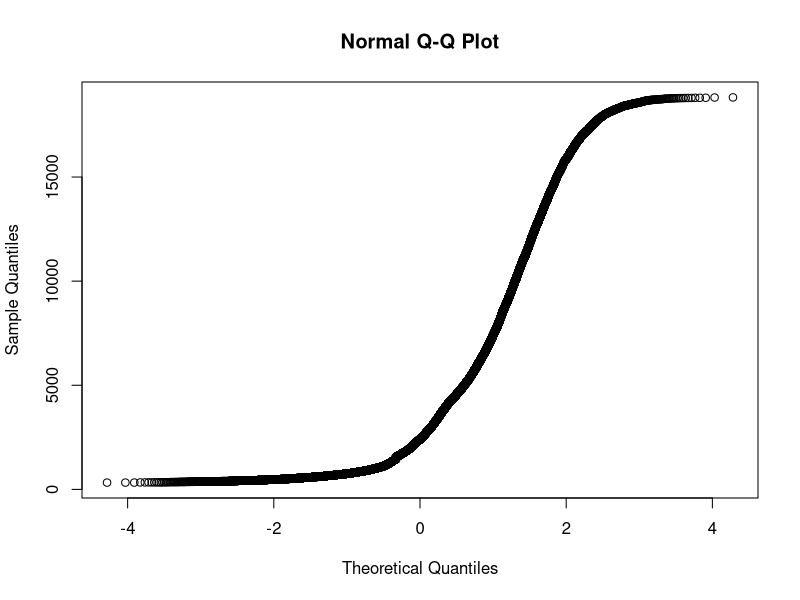
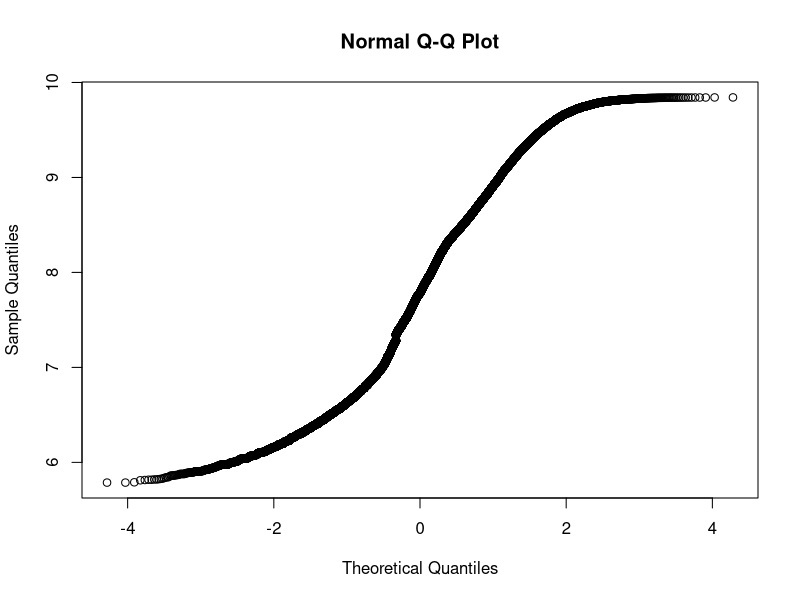
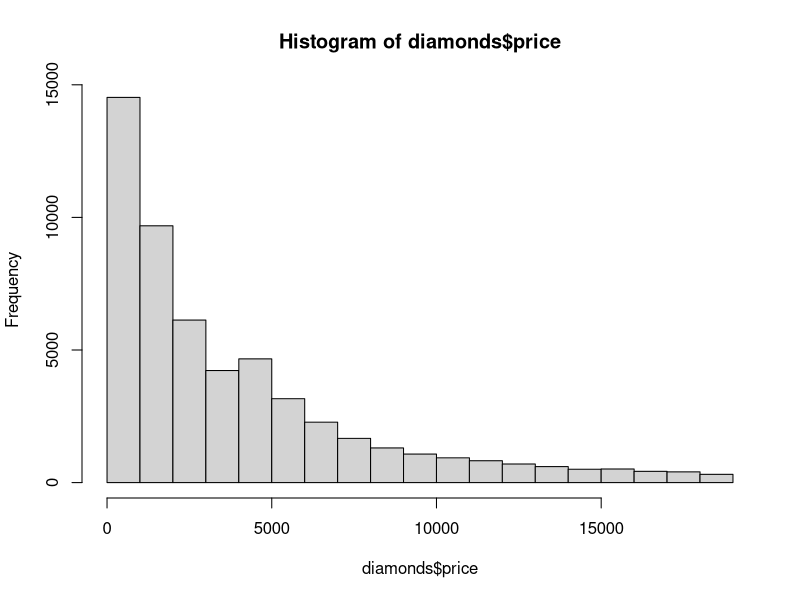
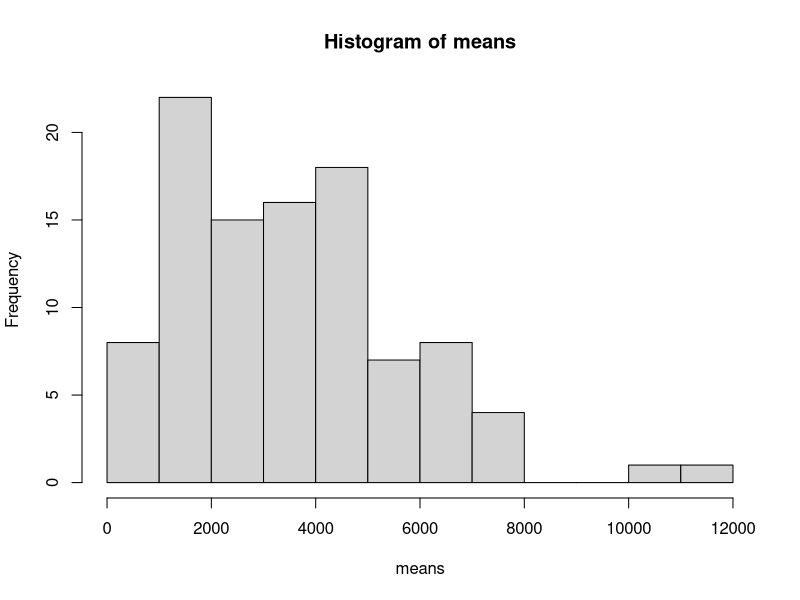
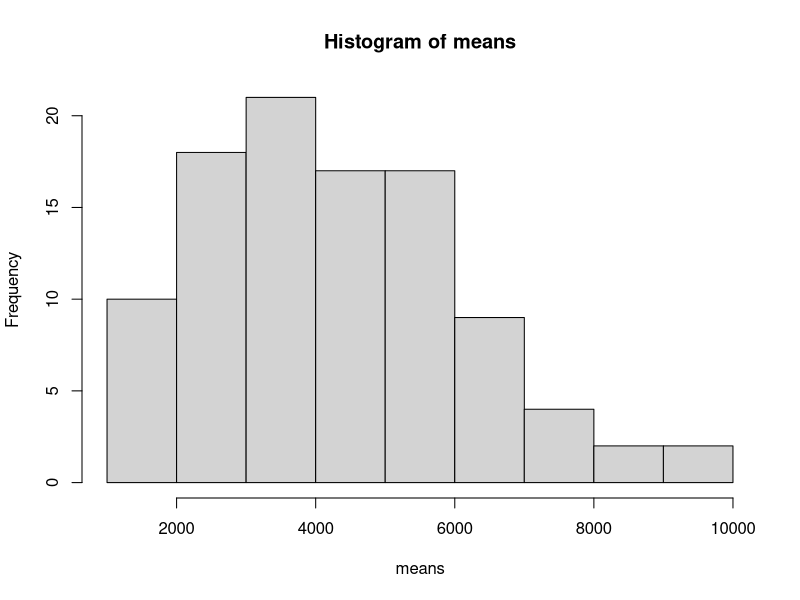
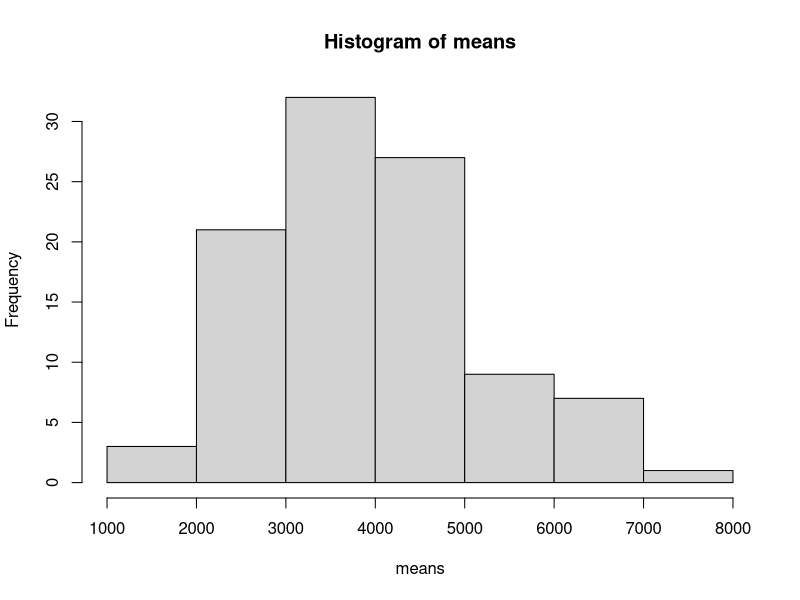
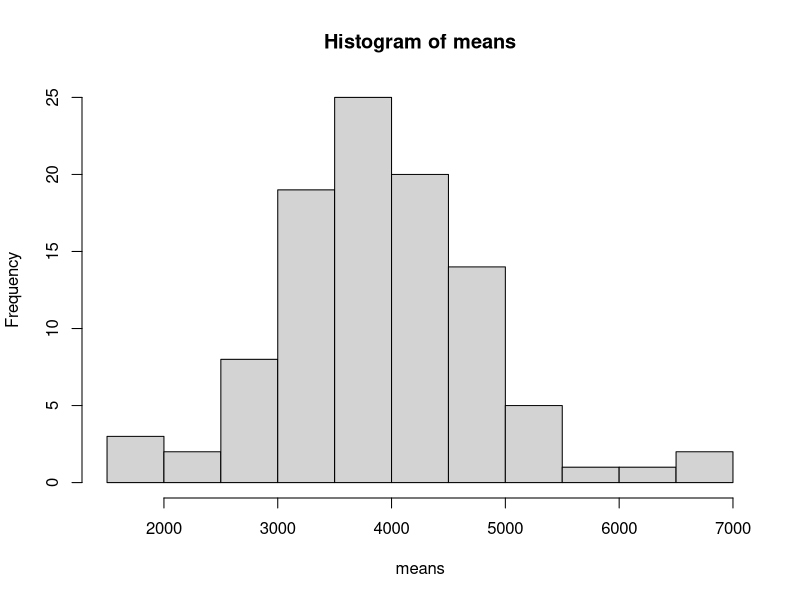
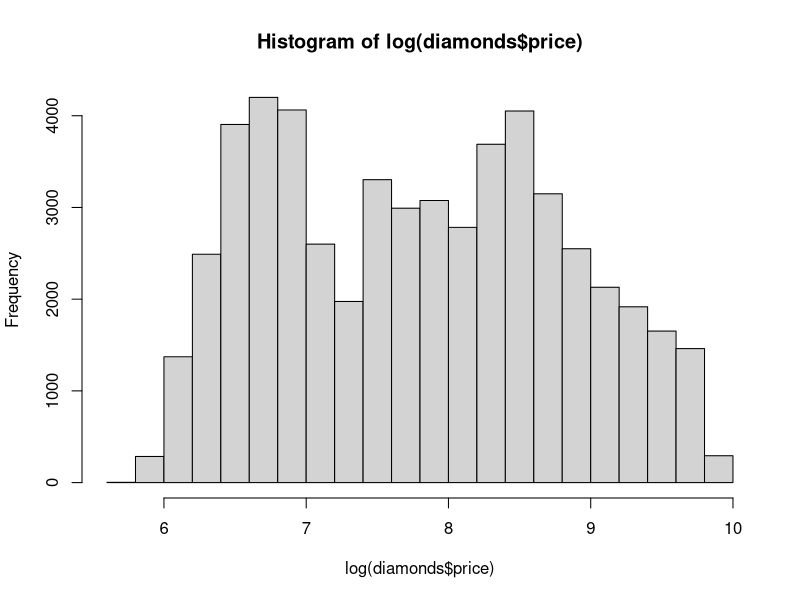

Source code (R) for these figures, in order:
## ---- chunk 1
library(ggplot2)
qqnorm(diamonds$price)
## ---- chunk 2
qqnorm(log(diamonds$price))
## ---- chunk 3
hist(diamonds$price)
## ---- chunk 4
means <- numeric(length = 0)
for(i in 1:100){
means[i]<-  mean(sample(diamonds$price,3,replace = FALSE))
}

hist(means)

#part iii
for(i in 1:100){
means[i]<-  mean(sample(diamonds$price,5,replace = FALSE))
}

hist(means)

for(i in 1:100){
means[i]<-  mean(sample(diamonds$price,10,replace = FALSE))
}

hist(means)

for(i in 1:100){
means[i]<-  mean(sample(diamonds$price,20,replace = FALSE))
}

hist(means)

## ---- chunk 5
hist(log(diamonds$price))
## ---- chunk 6
means <- numeric(length = 0)
for(i in 1:100){
means[i]<-  mean(sample(log(diamonds$price),3,replace = FALSE))
}

hist(means)

#part iii
for(i in 1:100){
means[i]<-  mean(sample(log(diamonds$price),5,replace = FALSE))
}

hist(means)

for(i in 1:100){
means[i]<-  mean(sample(log(diamonds$price),10,replace = FALSE))
}

hist(means)

for(i in 1:100){
means[i]<-  mean(sample(log(diamonds$price),20,replace = FALSE))
}

hist(means)

